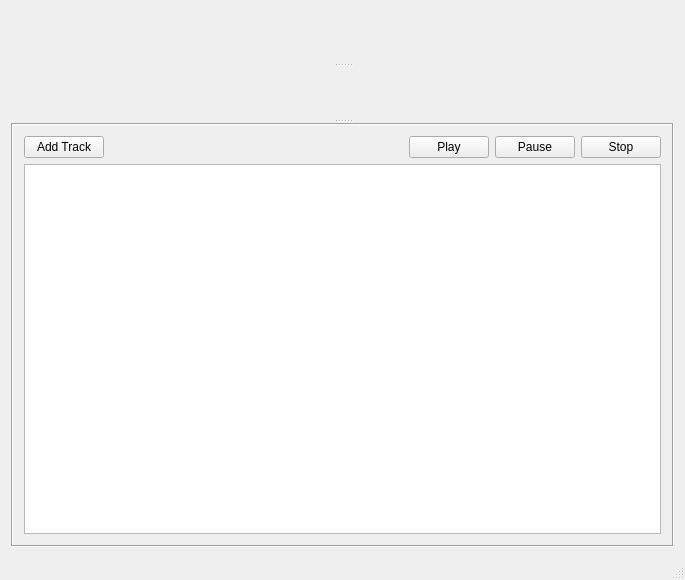
<?xml version="1.0" encoding="UTF-8"?>
<ui version="4.0">
 <class>MainWindow</class>
 <widget class="QMainWindow" name="MainWindow">
  <property name="geometry">
   <rect>
    <x>0</x>
    <y>0</y>
    <width>685</width>
    <height>580</height>
   </rect>
  </property>
  <property name="windowTitle">
   <string>MainWindow</string>
  </property>
  <widget class="QWidget" name="centralWidget">
   <layout class="QGridLayout" name="gridLayout">
    <item row="0" column="0">
     <widget class="QSplitter" name="splitter">
      <property name="orientation">
       <enum>Qt::Vertical</enum>
      </property>
      <widget class="ChunkViewControl" name="chunkViewControl" native="true"/>
      <widget class="ChunkViewControl" name="chunkViewControl2" native="true"/>
      <widget class="QFrame" name="frame">
       <property name="frameShape">
        <enum>QFrame::Box</enum>
       </property>
       <property name="frameShadow">
        <enum>QFrame::Sunken</enum>
       </property>
       <layout class="QVBoxLayout" name="verticalLayout">
        <item>
         <layout class="QHBoxLayout" name="horizontalLayout">
          <item>
           <widget class="QPushButton" name="addTrackButton">
            <property name="text">
             <string>Add Track</string>
            </property>
           </widget>
          </item>
          <item>
           <spacer name="horizontalSpacer">
            <property name="orientation">
             <enum>Qt::Horizontal</enum>
            </property>
            <property name="sizeHint" stdset="0">
             <size>
              <width>40</width>
              <height>20</height>
             </size>
            </property>
           </spacer>
          </item>
          <item>
           <widget class="QPushButton" name="playButton">
            <property name="text">
             <string>Play</string>
            </property>
           </widget>
          </item>
          <item>
           <widget class="QPushButton" name="pauseButton">
            <property name="text">
             <string>Pause</string>
            </property>
           </widget>
          </item>
          <item>
           <widget class="QPushButton" name="stopButton">
            <property name="text">
             <string>Stop</string>
            </property>
           </widget>
          </item>
         </layout>
        </item>
        <item>
         <widget class="QGraphicsView" name="compositionView"/>
        </item>
       </layout>
      </widget>
     </widget>
    </item>
   </layout>
  </widget>
  <widget class="QStatusBar" name="statusBar"/>
 </widget>
 <layoutdefault spacing="6" margin="11"/>
 <customwidgets>
  <customwidget>
   <class>ChunkViewControl</class>
   <extends>QWidget</extends>
   <header>chunkviewcontrol.h</header>
   <container>1</container>
  </customwidget>
 </customwidgets>
 <resources/>
 <connections/>
</ui>
